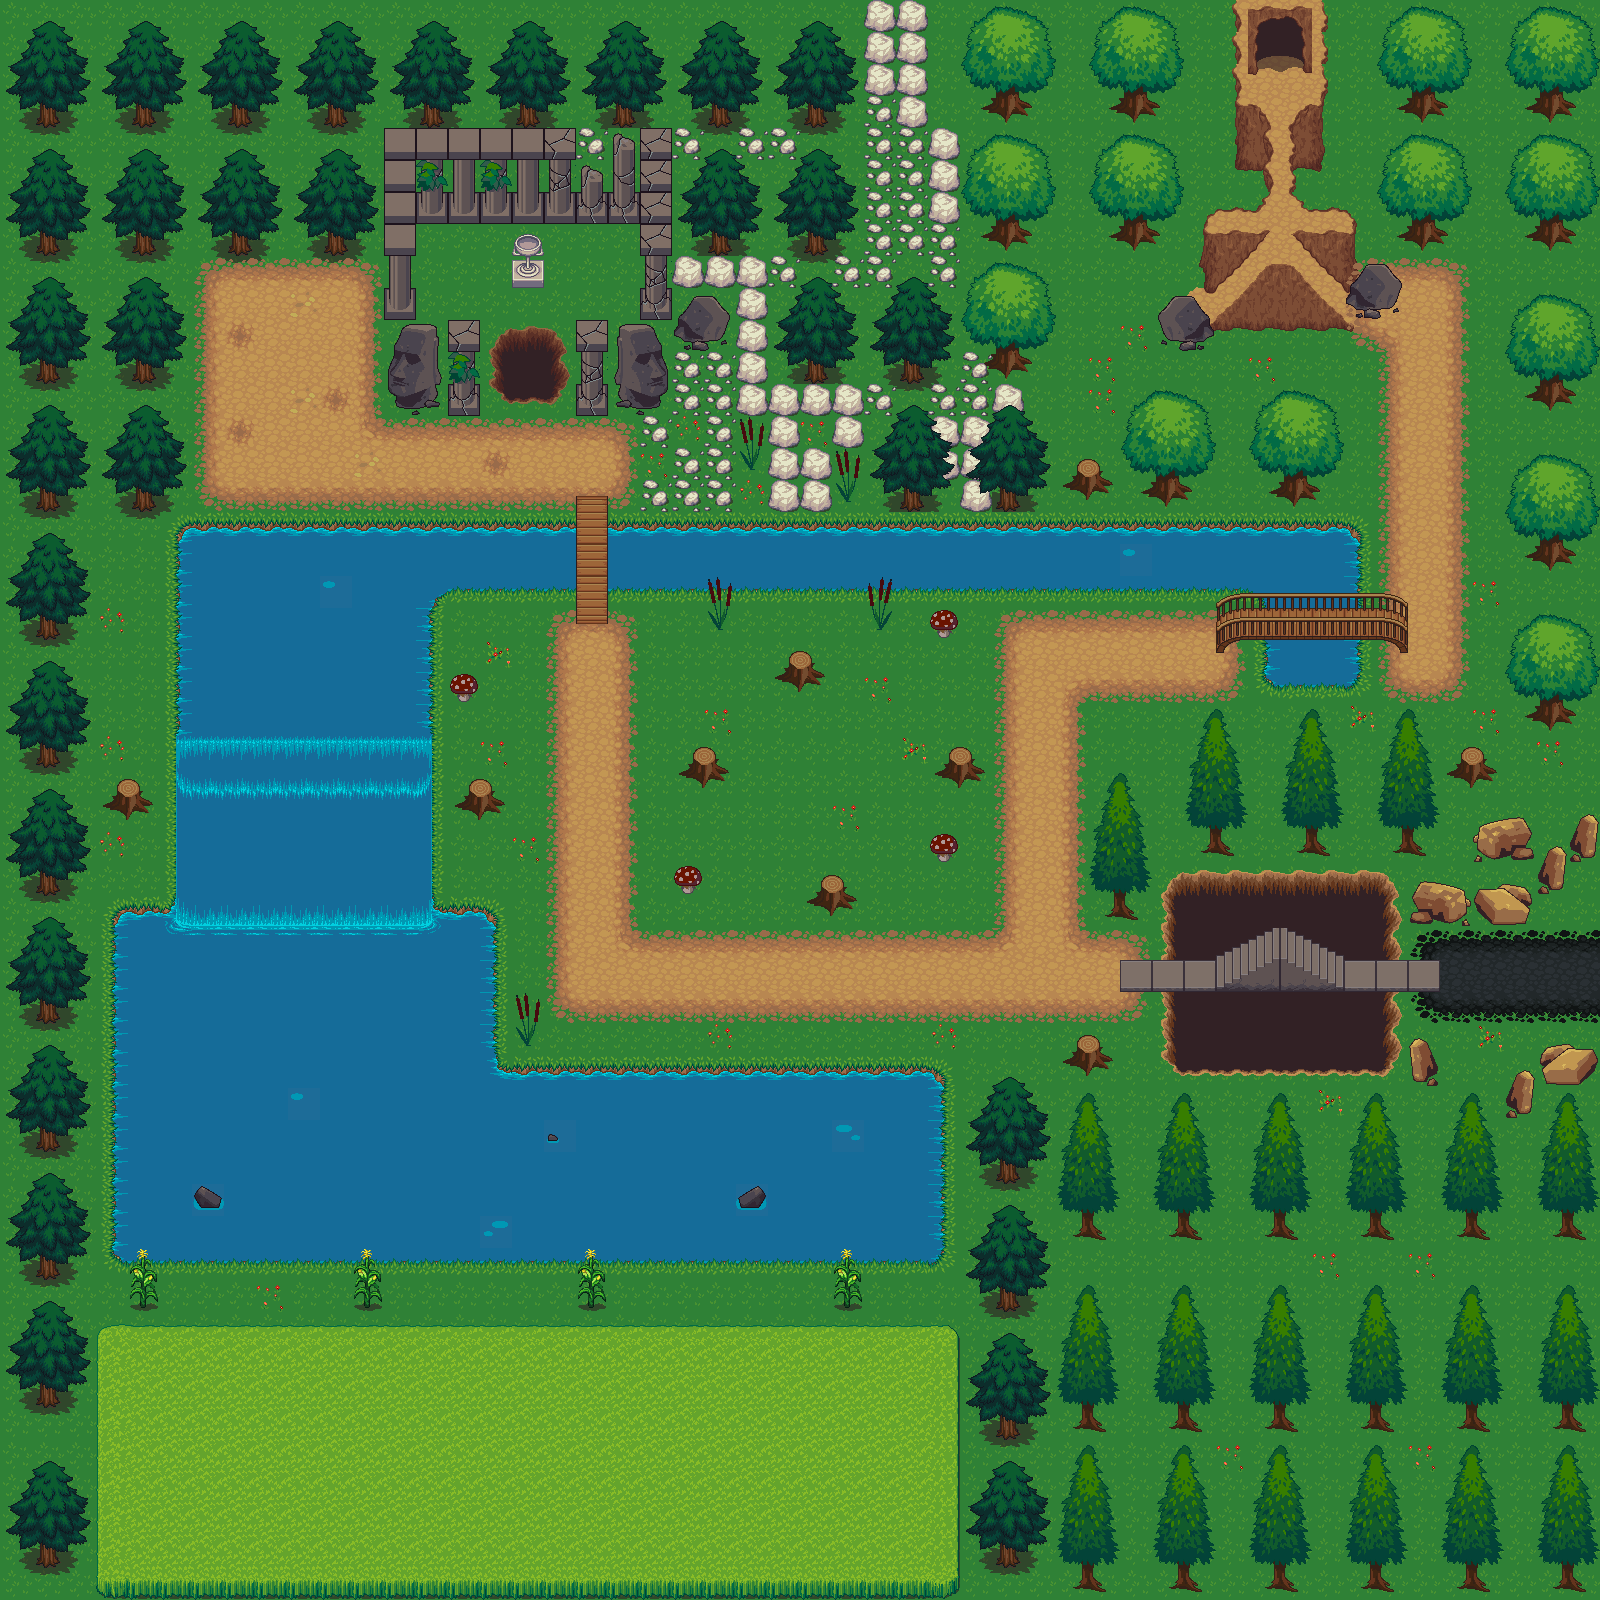

The image is a tile-based game level rendered from a .tmx file. Its description and source (layers, tilesets, objects; grid data summarised) follow:
An orthogonal 50x50 tile map with 32x32 px tiles, 5 tile layers (bot, collide, top, top over top, ...).

<map version="1.2" tiledversion="1.2.3" orientation="orthogonal" renderorder="right-down" width="50" height="50" tilewidth="32" tileheight="32" infinite="0" nextlayerid="8" nextobjectid="1">
 <tileset firstgid="1" name="terrain_atlas" tilewidth="32" tileheight="32" tilecount="1024" columns="32">
  <image source="../../../../source/repos/Tiled map pictures/terrain_atlas.png" width="1024" height="1024" />
 </tileset>
 <layer id="1" name="bot" width="50" height="50">
  <data>[2500 cells, 2500 non-empty, 1 distinct tile ids]</data>
 </layer>
 <layer id="2" name="collide" width="50" height="50">
  <properties>
   <property name="collides" type="bool" value="true" />
  </properties>
  <data>[2500 cells, 1258 non-empty, 138 distinct tile ids]</data>
 </layer>
 <layer id="3" name="top" width="50" height="50">
  <data>[2500 cells, 1073 non-empty, 70 distinct tile ids]</data>
 </layer>
 <layer id="6" name="top over top" width="50" height="50">
  <data>[2500 cells, 40 non-empty, 22 distinct tile ids]</data>
 </layer>
 <layer id="7" name="collide 2" width="50" height="50">
  <data>[2500 cells, 14 non-empty, 10 distinct tile ids]</data>
 </layer>
</map>
